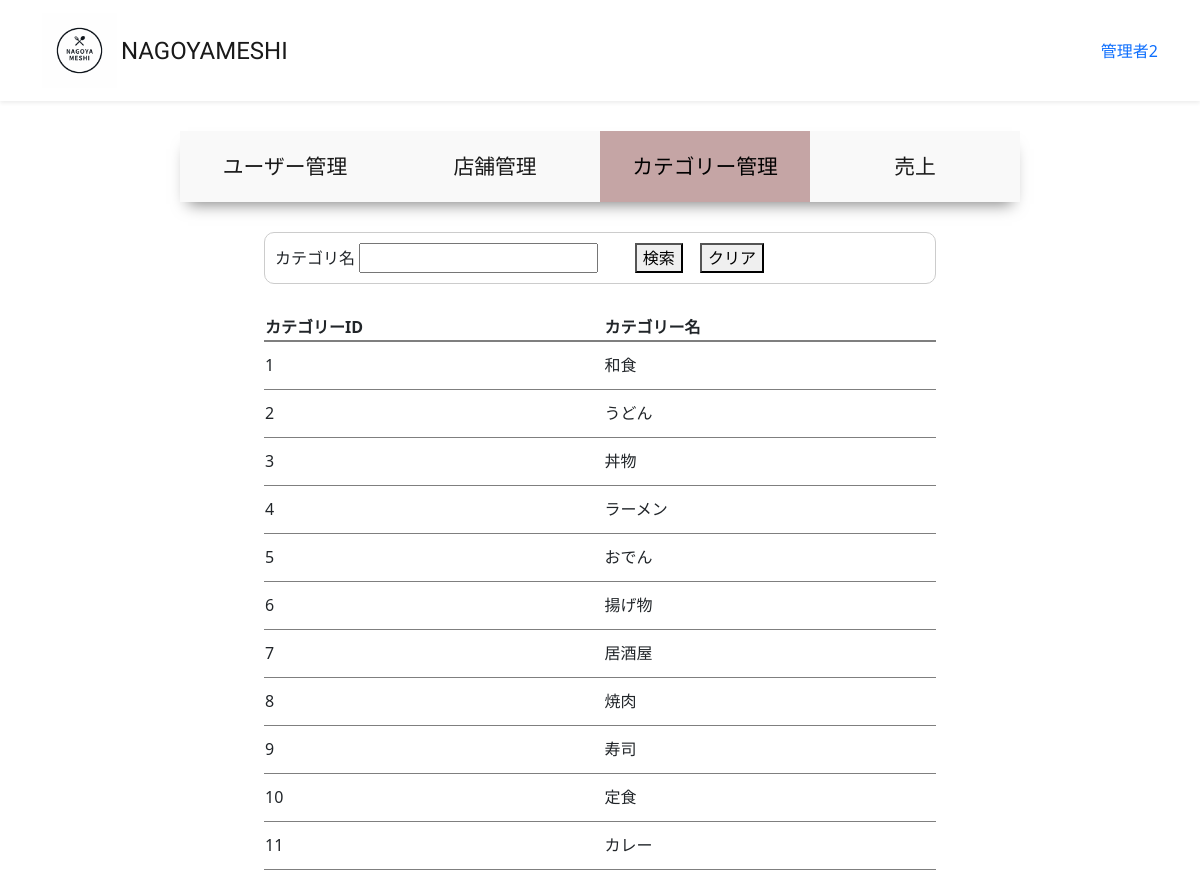
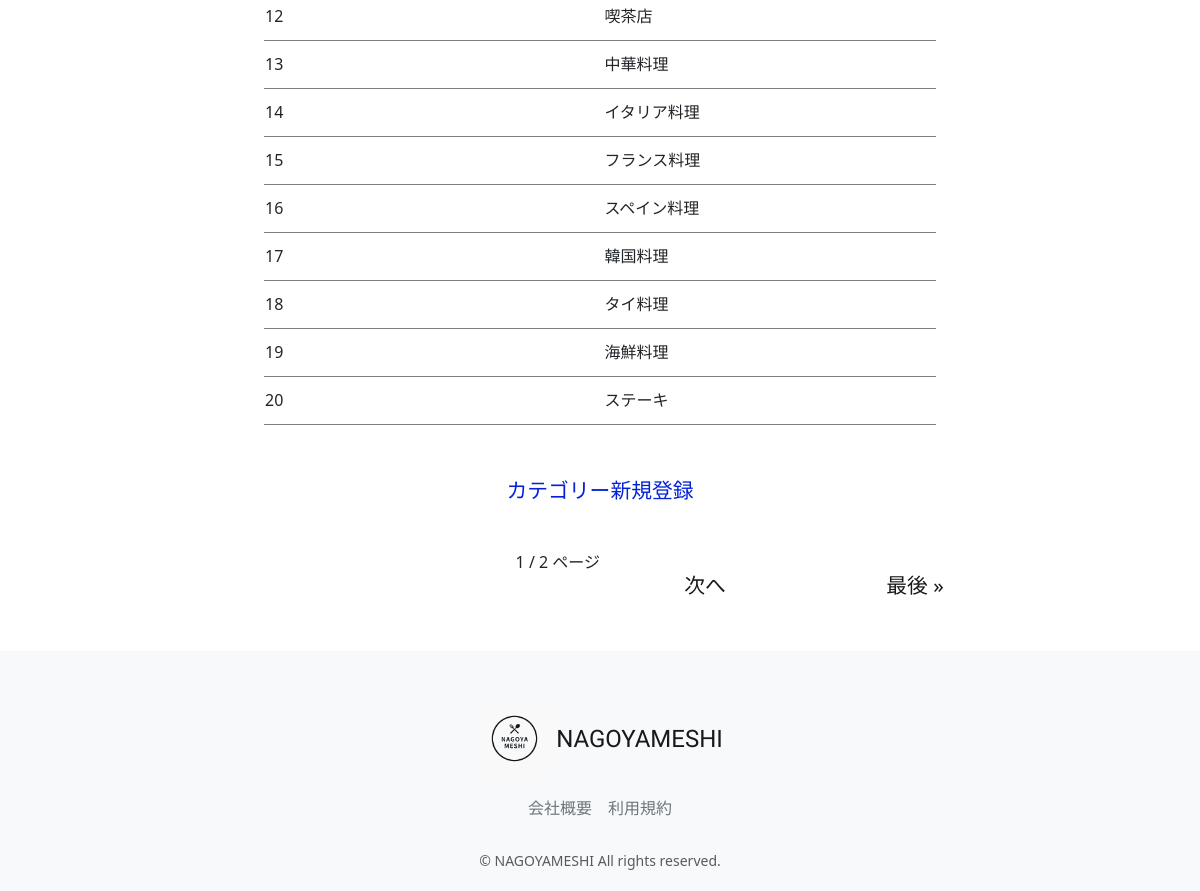
Screenshot of /accounts/management/category-list (signed in) with the database file from the repository (2 pictures, top to bottom).
### accounts/models.py (models this page shows, shortened)
class CustomUser(AbstractUser):
    user_name = models.CharField(max_length=128, null=True, blank=True,verbose_name='ユーザー名')
    hurigana = models.CharField(max_length=128, null=True, blank=True,verbose_name='フリガナ')
    zip_code = models.CharField(max_length=16, null=True, blank=True,verbose_name='郵便番号')
    address = models.CharField(max_length=255, null=True, blank=True,verbose_name='住所')
    phone_number = models.CharField(max_length=20, null=True, blank=True,verbose_name='電話番号')
    birthday = models.DateField(null=True, blank=True,verbose_name='誕生日')
    job = models.CharField(max_length=255, null=True, blank=True,verbose_name='職業')
    is_subscribed = models.BooleanField(default=False, verbose_name='有料会員')
    stripe_customer_id = models.CharField(max_length=100, null=True, blank=True,verbose_name='StripeカスタマーID')
    stripe_subscription_id = models.CharField(max_length=100, null=True, blank=True,verbose_name='StripeサブスクリプションID')
    stripe_card_last4 = models.CharField(max_length=10, null=True, blank=True,verbose_name='Stripeカード下４桁')
    stripe_card_brand = models.CharField(max_length=20, null=True, blank=True,verbose_name='Stripeカードブランド')
    stripe_card_exp_month = models.IntegerField(default=0, verbose_name='Stripeカード有効月')
    stripe_card_exp_year = models.IntegerField(default=0, verbose_name='Stripeカード有効年')
    class Meta:
        verbose_name_plural = 'CustomUser'

### restaurant/models.py (models this page shows, shortened)
class Category(models.Model):
    name = models.CharField(verbose_name='カテゴリー名', max_length=64)
    photo = models.ImageField(verbose_name='写真', blank=True, null=True)
    class Meta:
        verbose_name = 'カテゴリー'
        verbose_name_plural = 'カテゴリー'

### accounts/views.py (the view)
# urls.py: path("management/category-list",views.ManagementCategoryListView.as_view(), name="category_list"),
class ManagementCategoryListView(onlyMnagementUserMixin, generic.ListView):
    template_name = "management/category_list.html"
    model = Category
    paginate_by = 20
    category_name = None
    def get_queryset(self):
        self.category_name = self.request.GET.get("category-name")
        if self.category_name is None:
            self.category_name = ""
        conditions = Q(name__contains=self.category_name)
        self.queryset = Category.objects.filter(conditions)
        return super().get_queryset()
    def get_context_data(self, **kwargs):
        context = super().get_context_data(**kwargs)
        context["selected"] = "category"
        context["search_name"] = self.category_name
        return context

### accounts/mixins.py (called while the page is built)
    def test_func(self):
        user = self.request.user
        return user.is_staff

### accounts/templates/management/category_list.html (shortened to what this page needs)
{% extends "management/manage_base.html" %}
{% load static %}
{% block sub_content %}
  <form class="form-management-user-list" method="get" action="./category-list">
    <label for="category-name">カテゴリ名</label>
    <input type="text" id="category-name" name="category-name" value="{{search_name}}">
    <button type="submit">検索</button>
    <button type="button" onclick="clearClick()">クリア</button>
  </form>
  <table class="manage_list">
    <thead>
      <th>カテゴリーID</th>
      <th>カテゴリー名</th>
    </thead>
    <tbody>
      {% for category in object_list %}
        <tr onclick="location.href='{% url 'category_update' pk=category.pk %}'">
          <td>{{ category.pk }}</td>
          <td>{{ category.name }}</td>
        </tr>
      {% endfor %}
    </tbody>
  </table>
  <a class="new" href="{% url 'category_create' %}">カテゴリー新規登録</a><br>
  <div class="paginate">
    {{ page_obj.number }} / {{ page_obj.paginator.num_pages }} ページ
        {% if page_obj.has_next %}
          <a href="?category-name={{search_name}}&page={{ page_obj.next_page_number }}">次へ</a>
          <a href="?category-name={{search_name}}&page={{ page_obj.paginator.num_pages }}">最後 &raquo;</a>
        {% endif %}
  </div>
{% endblock %}

### restaurant/templates/layout/base.html (shortened to what this page needs)
{% load static %}
<!DOCTYPE html>
<html lang="ja">
  <head>
      <link href="https://cdn.jsdelivr.net/npm/bootstrap@5.3.3/dist/css/bootstrap.min.css" rel="stylesheet">
      <link href="{% static 'css/nagoyameshi.css' %}" rel="stylesheet">
  </head>
  <body>
    <div id="app" class="wrapper">
      <nav class="navbar navbar-expand-md navbar-light bg-white shadow-sm">
        <div class="container nagoyameshi-container">
          <a class="navbar-brand app-name" href="{% url 'top_page' %}">
            <div class="d-flex align-items-center">
              <img class="nagoyameshi-logo me-1" src="{% static 'images/logo/logo.png' %}" alt="nagoyameshi">NAGOYAMESHI</div>
          </a>
          <div class="collapse navbar-collapse" id="navbarSupportedContent">
            <ul class="navbar-nav ms-auto">
              {% if user.is_subscribed %}
                <li class="nav-item dropdown">
                  <a id="navbarDropdown" class="nav-linkdropdown-toggle" href="#" role="button" data-bs-toggle="dropdown" aria-haspopup="true" aria-expanded="false" v-pre>{{ user.user_name }}</a>
                  <div class="dropdown-menu dropdown-menu-end" aria-labelledby="navbarDropdown">
                    <a class="dropdown-item" href="{% url 'user_detail' user.id %}">会員情報</a>
                    <a class="dropdown-item" href="{% url 'reservation_list' %}">予約一覧</a>
                    <a class="dropdown-item" href="{% url 'favorite_list' %}">お気に入り一覧</a>
                    <a class="dropdown-item" href="{% url 'subscribe_edit' %}">有料プラン編集</a>
                    <a class="dropdown-item" href="{% url 'subscribe_cancel' %}">有料プラン即時解約</a>
                      {% if user.is_staff %}
                        <a class ="dropdown-item"  href="{% url 'user_list' %}">サイト管理</a>
                      {% endif %}
                    <div class="dropdown-divider"></div>
                    <a class="dropdown-item" href="{% url 'account_logout' %}">ログアウト</a>
                  </div>
                </li>
              {% else %}
                {% if user.is_authenticated %}
                  <li class="nav-item dropdown">
                    <a id="navbarDropdown" class="nav-linkdropdown-toggle" href="#" role="button" data-bs-toggle="dropdown" aria-haspopup="true" aria-expanded="false" v-pre>{{ user.user_name }}</a>
                 </li>
                {% endif %}
              {% endif %}
            </ul>
          </div>
        </div>
      </nav>
    {% block content %}
    {% endblock %}
      <footer class="bg-light">
        <div class="d-flex justify-content-center footer-logo">
            <a class="navbar-brand app-name" href="{% url 'top_page' %}">
              <div class="d-flex align-items-center"><img class="nagoyameshi-logo me-1" src="{% static 'images/logo/footer_logo.png' %}" alt="nagoyameshi">NAGOYAMESHI</div>
            </a>
        </div>
        <div class="d-flex justify-content-center footer-link">
          <a href="{% url 'company_page' %}" class="link-secondary me-3">会社概要</a>
          <a href="{% url 'terms_page' %}" class="link-secondary">利用規約</a>
        </div>
        <p class="text-center text-muted small mb-0">&copy; NAGOYAMESHI All rights reserved.</p>
      </footer>
      </div>
  </body>
</html>

### static/css/nagoyameshi.css (style rules this page uses)
.wrapper { min-height: 100vh; position: relative; padding-bottom: 240px; box-sizing: border-box; }
.nagoyameshi-logo { height: 75px; }
.bg-light { background-color: rgb(0 0 0 / 60%); }
.app-name { font-family: 'Carter One', cursive; font-size: 24px; color: #191919; }
footer { width: 100%; height: 240px; position: absolute; bottom: 0; padding: 50px 15px; }
.footer-logo { margin-bottom: 20px; }
.footer-link { margin-bottom: 30px; }
a { text-decoration: none !important; }
.manage_main a { display: inline-block; width: 25%; height: 100%; text-align: center; font-size: 1.3rem; color: #191919; padding: 20px 20px; }
.manage_list, .form-management-user-list { width: 80%; margin: 30px auto; }
.form-management-user-list { border: #CCCCCC solid 1px; border-radius: 10px; padding: 10px; }
.form-management-user-list input { margin-right: 5%; }
.form-management-user-list button[type=button] { margin-left: 2%; }
.manage_list thead { border-bottom: 2px solid rgba(0, 0, 0, 0.5); }
.manage_list tbody tr { border-bottom: 1px solid rgba(0, 0, 0, 0.5); height: 3em; }
.new { display: block !important; width: 70% !important; margin: 0 auto !important; color: #0421D9 !important; }
.paginate { display:flex !important; justify-content: right !important; }

### rows the page displays
CustomUser: user_name "管理者2"
Category: pk "1", name "和食"
Category: pk "2", name "うどん"
Category: pk "3", name "丼物"
Category: pk "4", name "ラーメン"
Category: pk "5", name "おでん"
Category: pk "6", name "揚げ物"
Category: pk "7", name "居酒屋"
Category: pk "8", name "焼肉"
Category: pk "9", name "寿司"
Category: pk "10", name "定食"
Category: pk "11", name "カレー"
Category: pk "12", name "喫茶店"
Category: pk "13", name "中華料理"
Category: pk "14", name "イタリア料理"
Category: pk "15", name "フランス料理"
Category: pk "16", name "スペイン料理"
Category: pk "17", name "韓国料理"
Category: pk "18", name "タイ料理"
Category: pk "19", name "海鮮料理"
Category: pk "20", name "ステーキ"

### other values shown
{{ page_obj.number }} "1"
{{ page_obj.paginator.num_pages }} "2"
